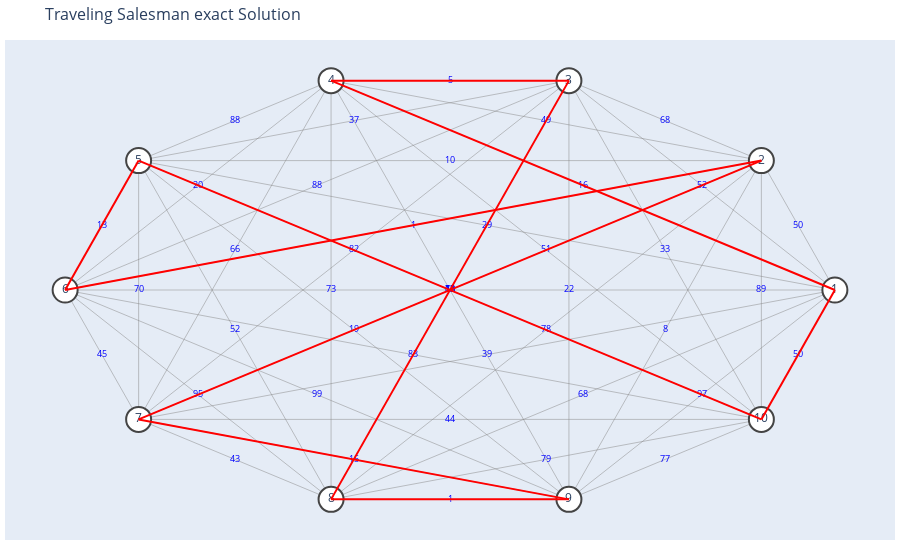

This figure's notebook cell:
### Code cell
plot_TSP(G2,optimum['G2']['way'])

### Figure 1 — Plotly figure (JSON) as saved in the notebook; plotly's stock layout.template omitted (floating-point values rounded to 4 significant figures; data arrays with more than 128 entries replaced by an {"elided": "..."} marker saying what was removed)
{"data": [{"hoverinfo": "none", "line": {"color": "#888", "width": 0.5}, "mode": "lines", "type": "scatter", "x": {"elided": "135 float values"}, "y": {"elided": "135 float values"}}, {"hoverinfo": "none", "marker": {"color": "#FFF", "colorscale": [[0, "rgb(161, 105, 40)"], [0.1667, "rgb(189, 146, 90)"], [0.3333, "rgb(214, 189, 141)"], [0.5, "rgb(237, 234, 194)"], [0.6667, "rgb(181, 200, 184)"], [0.8333, "rgb(121, 167, 172)"], [1, "rgb(40, 135, 161)"]], "line": {"width": 2}, "reversescale": true, "showscale": false, "size": 25}, "mode": "markers+text", "text": ["1", "2", "3", "4", "5", "6", "7", "8", "9", "10"], "textposition": "middle center", "type": "scatter", "x": [1, 0.809, 0.309, -0.309, -0.809, -1.0, -0.809, -0.309, 0.309, 0.809], "y": [2.662e-08, 0.5878, 0.9511, 0.9511, 0.5878, -6.08e-08, -0.5878, -0.9511, -0.9511, -0.5878]}, {"hoverinfo": "none", "marker": {"opacity": 0}, "mode": "markers+text", "text": ["50", "52", "16", "29", "58", "39", "68", "97", "50", "68", "49", "10", "1", "11", "78", "8", "89", "5", "37", "88", "82", "41", "22", "33", "88", "20", "66", "73", "73", "51", "13", "70", "52", "19", "13", "45", "95", "99", "83", "43", "15", "44", "1", "79", "77"], "textfont": {"color": "blue", "size": 9}, "textposition": "middle center", "type": "scatter", "x": [0.9045, 0.6545, 0.3455, 0.09549, 8.941e-09, 0.09549, 0.3455, 0.6545, 0.9045, 0.559, 0.25, -2.086e-08, -0.09549, 3.874e-08, 0.25, 0.559, 0.809, -2.086e-08, -0.25, -0.3455, -0.25, -5.066e-08, 0.309, 0.559, -0.559, -0.6545, -0.559, -0.309, 5.364e-08, 0.25, -0.9045, -0.809, -0.559, -0.25, -5.066e-08, -0.9045, -0.6545, -0.3455, -0.09549, -0.559, -0.25, 8.941e-09, 2.384e-08, 0.25, 0.559], "y": [0.2939, 0.4755, 0.4755, 0.2939, -1.709e-08, -0.2939, -0.4755, -0.4755, -0.2939, 0.7694, 0.7694, 0.5878, 0.2939, -3.298e-08, -0.1816, -0.1816, -3.179e-09, 0.9511, 0.7694, 0.4755, 0.1816, 5.643e-08, 5.643e-08, 0.1816, 0.7694, 0.4755, 0.1816, 2.662e-08, 2.662e-08, 0.1816, 0.2939, -6.278e-08, -0.1816, -0.1816, -3.298e-08, -0.2939, -0.4755, -0.4755, -0.2939, -0.7694, -0.7694, -0.5878, -0.9511, -0.7694, -0.7694]}, {"hoverinfo": "none", "line": {"color": "#F00", "width": 2}, "mode": "lines", "type": "scatter", "x": [1, 0.809, null, 0.809, -0.809, null, -0.809, -1.0, null, -1.0, 0.809, null, 0.809, -0.809, null, -0.809, 0.309, null, 0.309, -0.309, null, -0.309, 0.309, null, 0.309, -0.309, null, -0.309, 1, null], "y": [2.662e-08, -0.5878, null, -0.5878, 0.5878, null, 0.5878, -6.08e-08, null, -6.08e-08, 0.5878, null, 0.5878, -0.5878, null, -0.5878, -0.9511, null, -0.9511, -0.9511, null, -0.9511, 0.9511, null, 0.9511, 0.9511, null, 0.9511, 2.662e-08, null]}], "layout": {"hovermode": "closest", "margin": {"b": 20, "l": 5, "r": 5, "t": 40}, "showlegend": false, "title": {"font": {"size": 16}, "text": "Traveling Salesman exact Solution"}, "xaxis": {"showgrid": false, "showticklabels": false, "zeroline": false}, "yaxis": {"showgrid": false, "showticklabels": false, "zeroline": false}}}
